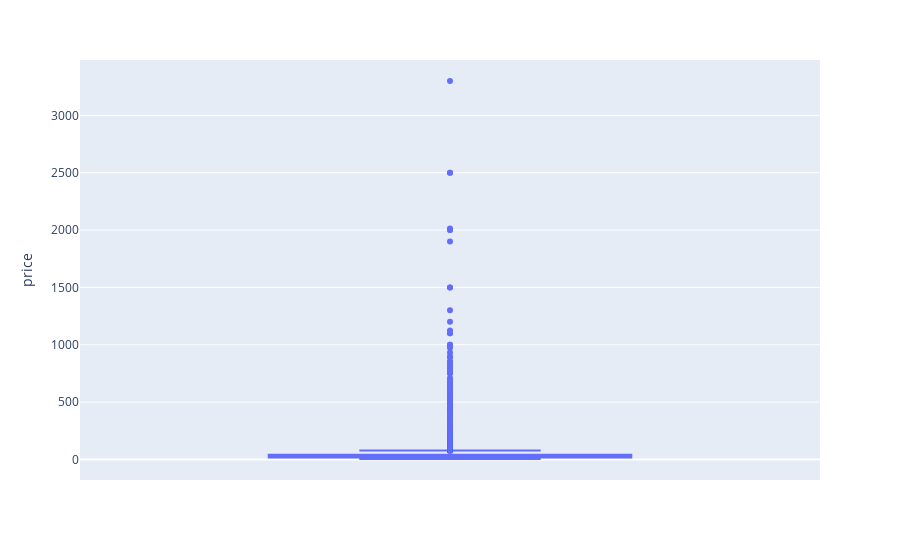

Write notebook code for a chart like this one.
### Code cell
# box plot - distribution of price - identifying outliers

fig = px.box(wine_reviews, y="price")
fig

### Figure 1 — Plotly figure (JSON) as saved in the notebook; plotly's stock layout.template omitted (floating-point values rounded to 4 significant figures; data arrays with more than 128 entries replaced by an {"elided": "..."} marker saying what was removed)
{"data": [{"alignmentgroup": "True", "hovertemplate": "price=%{y}<extra></extra>", "legendgroup": "", "marker": {"color": "#636efa"}, "name": "", "notched": false, "offsetgroup": "", "orientation": "v", "showlegend": false, "type": "box", "x0": " ", "xaxis": "x", "y": {"elided": "119988 int values"}, "y0": " ", "yaxis": "y"}], "layout": {"autosize": true, "boxmode": "group", "legend": {"tracegroupgap": 0}, "margin": {"t": 60}, "xaxis": {"anchor": "y", "autorange": true, "domain": [0, 1], "range": [-0.5, 0.5], "type": "category"}, "yaxis": {"anchor": "x", "autorange": true, "domain": [0, 1], "range": [-179.1, 3483.0], "title": {"text": "price"}, "type": "linear"}}}
